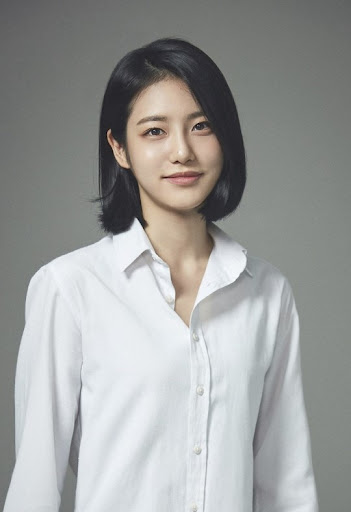
#> input picture picture.jpg, 351 x 512 px, given in place of the camera
$ python opencv_camera.py
#> lines starting #> are read from the running program, lines starting #| are printed output that depends on the picture; after the words box and inside, x2 and y2 are one past the last pixel; in counts of white or black regions, pixels touching at a corner belong together
import cv2

cap = cv2.VideoCapture(0)

if not cap.isOpened():
    print('Camera open failed')
    exit()


while True:

    ret, frame1 = cap.read()
#> frame1 is the input picture: shape (512, 351, 3); mean B, G, R 156.3, 157.6, 156.3
    frame1 = cv2.resize(frame1, (320,240))
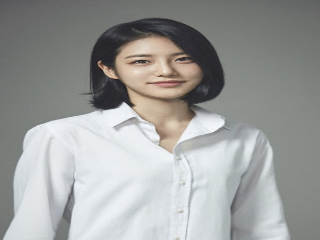
#> frame1: shape (240, 320, 3); mean B, G, R 156.2, 157.5, 156.2
    if not ret:
        break
    frame2 = cv2.Canny(frame1,0,100)
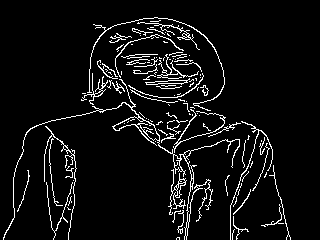
#> frame2: shape (240, 320); 6.3% white in thin lines or dots, all inside (x1, y1, x2, y2) = (3, 17, 291, 240)
    frame3 = cv2.cvtColor(frame1,cv2.COLOR_BGR2GRAY)
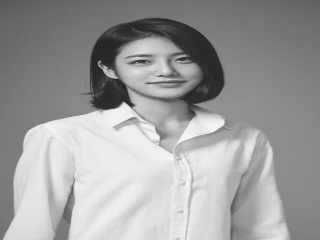
#> frame3: shape (240, 320); min 24, max 250, mean 157
    cv2.imshow('frame',frame1)
    cv2.imshow('edge',frame2)
    cv2.imshow('gray',frame3)

    if cv2.waitKey(10) == 27:
#> (key Esc is pressed here)
        break
cap.release()
cv2.destroyAllWindows()
